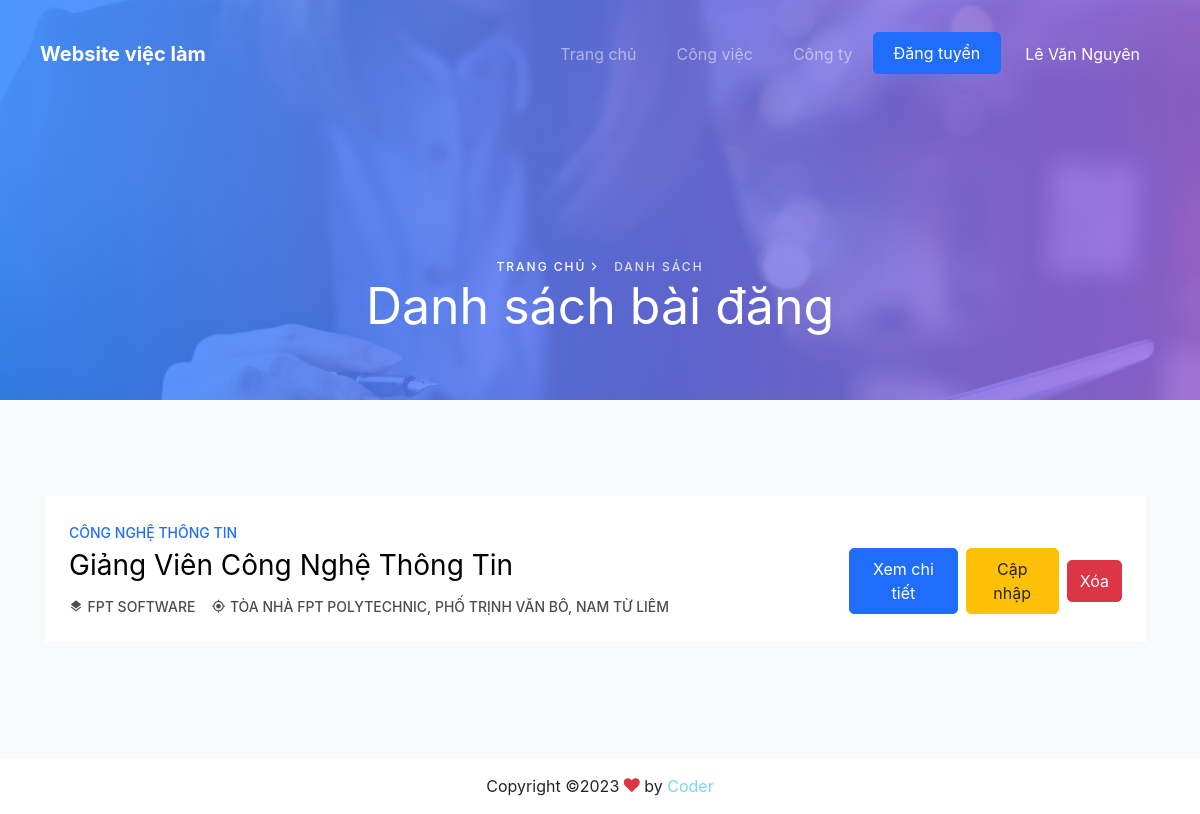
Screenshot of /danhsachbaidang.php (signed in) with the database file from the repository.
### tables this page shows
CREATE TABLE `congviec` (
  `id` int(11) NOT NULL,
  `diachi` varchar(500) NOT NULL,
  `ngaytao` date NOT NULL DEFAULT current_timestamp(),
  `kinhnghiem` varchar(500) NOT NULL,
  `soluong` int(11) NOT NULL,
  `luong` varchar(250) NOT NULL,
  `tieude` varchar(500) NOT NULL,
  `congty_id` int(11) NOT NULL,
  `danhmuccongviec_id` int(11) NOT NULL,
  `mota` text NOT NULL
);

CREATE TABLE `danhmuccongviec` (
  `id` int(11) NOT NULL,
  `tendanhmuc` varchar(500) NOT NULL
);

CREATE TABLE `congty` (
  `id` int(11) NOT NULL,
  `diachi` varchar(500) NOT NULL,
  `mota` text NOT NULL,
  `email` varchar(250) NOT NULL,
  `logo` varchar(500) NOT NULL,
  `tencongty` varchar(250) NOT NULL,
  `sodienthoai` varchar(250) NOT NULL,
  `taikhoan_id` int(11) NOT NULL
);

### danhsachbaidang.php (the view, shortened to what this page needs)
<!DOCTYPE html>
<html lang="en">
<head>
<?php include('inc/head.php'); ?>
</head>
<body>
<?php include('inc/header.php'); ?>
<div class="hero-wrap hero-wrap-2" style="background-image: url('assets/images/bg_1.jpg');" data-stellar-background-ratio="0.5" >
    <div class="overlay"></div>
    <div class="container">
        <div class="row no-gutters slider-text align-items-end justify-content-start">
            <div class="col-md-12 text-center mb-5">
                <p class="breadcrumbs mb-0"><span class="mr-3"><a href="index.php">Trang chủ <i class="ion-ios-arrow-forward"></i></a></span>Danh sách <span></span></p>
                <h1 class="mb-3 bread">Danh sách bài đăng</h1>
            </div>
        </div>
    </div>
</div>
<section class="ftco-section bg-light" >
    <div class="container">
        <div class="row">
            <div class="col-lg-12 pr-lg-4">
                <div class="row">
                    <?php
                    $id = $_SESSION["id"];
                    $sql = "
                            SELECT *
                            FROM congty
                            WHERE taikhoan_id = '".$id."'
                        ";
                    $query = mysqli_query($connect, $sql);
                    $row = mysqli_fetch_array($query);
                    $idcongty = $row['id'];
                    $querycv = mysqli_query($connect, "SELECT a.*, b.tendanhmuc
                    FROM congviec as a, danhmuccongviec as b
                    WHERE a.danhmuccongviec_id =b.id
                    AND congty_id = '".$idcongty."'
                    ORDER BY a.id DESC");
                    while ($arUser = mysqli_fetch_array($querycv, MYSQLI_ASSOC)) {
                        $idModelDel = "exampleModalDel".$arUser["id"] ;
                    ?>
                        <div class="col-md-12 ">
                            <div class="job-post-item p-4 d-block d-lg-flex align-items-center">
                                <div class="one-third mb-4 mb-md-0">
                                    <div class="job-post-item-header align-items-center">
                                        <span class="subadge"><?php echo $arUser['tendanhmuc'] ?></span>
                                        <h2 class="mr-3 text-black" ><a href="chitietcongviec.php?id=<?php echo $arUser['id'] ?>"><?php echo $arUser['tieude'] ?></a></h2>
                                    </div>
                                    <div class="job-post-item-body d-block d-md-flex">
                                        <div class="mr-3"><span class="icon-layers"></span> <a href="#"><?php echo $row['tencongty'] ?></a></div>
                                        <div><span class="icon-my_location"></span> <span><?php echo $arUser['diachi'] ?></span></div>
                                    </div>
                                </div>
                                <div class="one-forth ml-auto d-flex align-items-center mt-4 md-md-0" style="width: 330px !important;">
                                    <a href="chitietcongviec.php?id=<?php echo $arUser['id'] ?>"  class="btn btn-primary py-2 ml-2">Xem chi tiết</a>
                                    <a href="capnhap.php?id=<?php echo $arUser['id'] ?>"  class="btn btn-warning py-2 ml-2">Cập nhập</a>
                                    <a class="btn btn-danger py-2 ml-2" href="" data-toggle="modal" data-target="#<?php echo $idModelDel ?>">Xóa</a>
                                </div>
                            </div>
                        </div>
                    <?php } ?>
                </div>
            </div>
        </div>
    </div>
</section>
<?php include('inc/footer.php'); ?>
</body>
</html>

### assets/css/icomoon.css (style rules this page uses)
[class^="icon-"], [class*=" icon-"] { font-family: 'icomoon' !important; speak: none; font-style: normal; font-weight: normal; font-variant: normal; text-transform: none; line-height: 1; -webkit-font-smoothing: antialiased; -moz-osx-font-smoothing: grayscale; }
.icon-my_location:before { content: "\e55c"; }
.icon-layers:before { content: "\e53b"; }

### rows the page displays
congviec: danhmuccongviec.tendanhmuc "CÔNG NGHỆ THÔNG TIN", tieude "Giảng Viên Công Nghệ Thông Tin", congty.tencongty "FPT SOFTWARE", diachi "TÒA NHÀ FPT POLYTECHNIC, PHỐ TRỊNH VĂN BÔ, NAM TỪ LIÊM"

### other values shown
$_SESSION['hoten'] "Lê Văn Nguyên"
